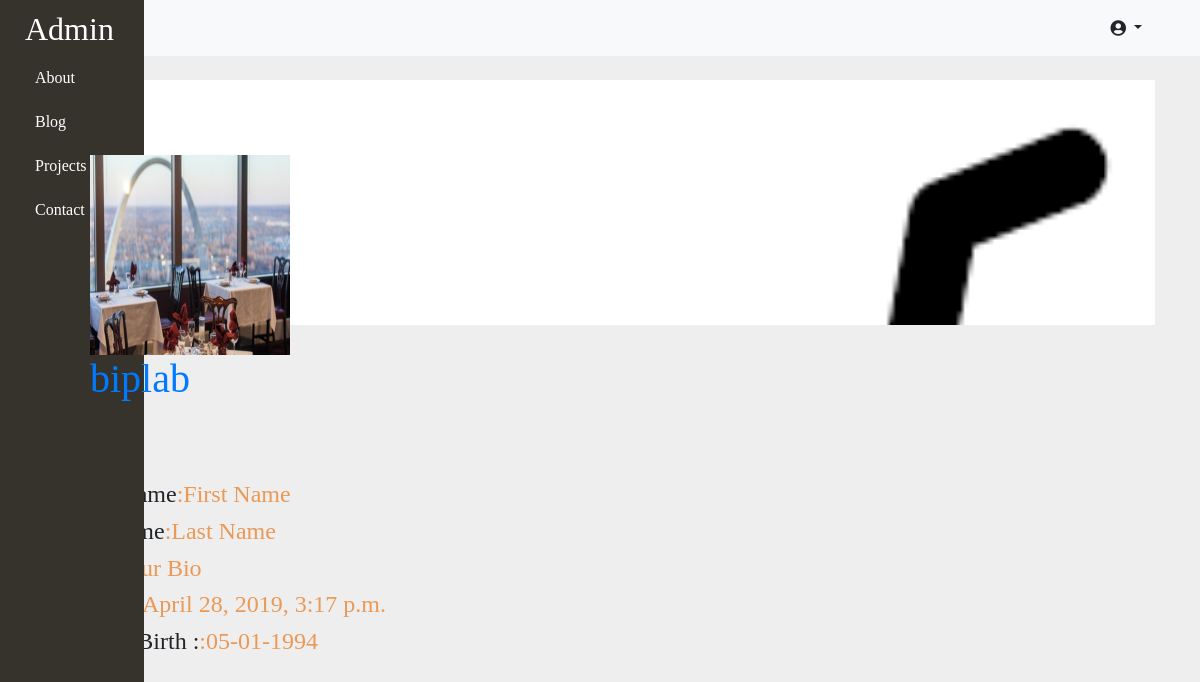
The app's page /accounts/profile/ (signed in) with its own data.
### userprofile/models.py (models this page shows, shortened)
class UserProfile(models.Model):
    fname = models.CharField(max_length=12, default='First Name')
    lname = models.CharField(max_length=12, default='Last Name')
    user = models.OneToOneField(NewUsers, on_delete=models.CASCADE)
    profile_image = models.ImageField(default='avatar.png', upload_to='profile')
    cover = models.ImageField(default='cover.png', upload_to='cover')
    bio = models.TextField(default='Your Bio')
    joined = models.DateTimeField(auto_now_add=True)
    dob = models.CharField(max_length=12,default='DD-MM-YYYY')
    profile_status = models.CharField(max_length=20, verbose_name='Activate')

### Accounts/models.py (models this page shows)
class NewUsers(models.Model):
    username=models.CharField(max_length=50, unique=True)
    password=models.CharField(max_length=50)
    email=models.EmailField(max_length=50)
    mobile=models.CharField(max_length=15)
    status=models.CharField(max_length=10, default='Active')
    def __str__(self):
        return self.username

### userprofile/views.py (the view)
# urls.py: path('',up_views.user_proile,name='userprofile'),
def user_proile(request):
    if not request.session.get('username', None):
        return redirect('login')
    if request.session.get('username', None):
        user_login = 'Login'
        user_login = request.session.get('username', None)
        print(type(user_login))
        user = NewUsers.objects.get(username=user_login)
        u=user.pk
        profile = UserProfile.objects.get(pk=u)
        context={
            'profile':profile
        }
    return render(request,"profile/index.html",context)

### userprofile/templates/profile/index.html (shortened to what this page needs)
{% extends 'includes/base.html'%}
{% block content %}
{% include 'navbar.html'%}
<div class="container">
<br>
  <div class="main">
    <div class="cover_photo"><img src="{{profile.cover.url}}" width="100%"> </div>
    <div class="pro_image"><img src="{{profile.profile_image.url}}" width="200px" height="200px" >
        <h1><a href="">{{profile.user}}</a></h1>
    </div>
  </div>
  <div class="pro_details">{{profile.bio}}</div>
  <div class="pro_detail">
    <div class="container">
      <div class="user_details">
        <h4>Good Name<span class="user_d">:{{profile.fname}}</span></h4>
        <h4>Last Name<span class="user_d">:{{profile.lname}}</span></h4>
        <h4>Bio :<span class="user_d">:{{profile.bio}}</span></h4>
        <h4>Joined :<span class="user_d">:{{profile.joined}}</span></h4>
        <h4>Date of Birth :<span class="user_d">:{{profile.dob}}</span></h4>
        <a href="{% url 'update_profile' profile.pk %}">Edit Profile</a>
      </div>
    </div>
  </div>
</div>
<br>
<br>
<br>
{% endblock %}

### templates/includes/base.html (shortened to what this page needs)
<!doctype html>
<html lang="en">
<head>
    {% load static %}
    <link rel="stylesheet" href="{% static 'css/bootstrap.css' %}">
    <link rel="stylesheet" href="https://use.fontawesome.com/releases/v5.8.1/css/all.css"
>
    <link rel="stylesheet" href="{% static 'css/icons.css' %}">
    <link rel="stylesheet" href="{% static 'css/owl.carousel.css' %}">
    <link rel="stylesheet" href="{% static 'css/style.css' %}">
    <link rel="stylesheet" href="{% static 'css/animate.css' %}">
</head>
<body>
{% block content %}
{% endblock %}
</body>
</html>

### templates/navbar.html (shortened to what this page needs)
<div class="side_menu">
    <div id="mySidenav" class="sidenav col-md-2">
		<h2 class="admin">Admin</h2>
      <a href="#" id="about">About</a>
      <a href="#" id="blog">Blog</a>
      <a href="#" id="projects">Projects</a>
      <a href="#" id="contact">Contact</a>
    </div>
</div>
	<nav class="navbar bg-light navbar-expand-sm navbar-dark justify-content-between">
		<div class="container">
		<ul class="navbar-nav justify-content-between">
		    <li class="nav-item active"><a class="nav-link" style="color: orange" href="">HOME</a></li>
		</ul>
		<div class="drop">
			<button type="button" class="btn dropdown-toggle" data-toggle="dropdown">
            <b class="text-info"></b><i class="fas fa-user-circle"></i>
        </button>
		</div>
	</div>
	</nav>

### static/css/style.css (style rules this page uses)
body { font-family: 'Pacifico', cursive; font-family: 'Crimson Text', serif; font-family: 'Bitter', serif; background:#eee; }
body { //background-image: url(/static/images/bg.jpg); }
.side_menu { position: absolute; z-index: 9; width: 12%; background:#36332d; height: 100%; padding: 10px; color: #fff; }
.drop { position:relative; }
.sidenav a { display:block; background#ddd; padding:10px; color:#fff; }
.main { position:relative; }
.cover_photo { position: absolute; top: 0px; width: 100%; height: 245px; overflow: hidden; }
.pro_image { z-index: 15; top: 75px; left: 45px; position: absolute; }
.pro_detail { position: absolute; top: 60%; }
.user_d { color: #ea9956; }

### records on screen
UserProfile: cover (picture), profile_image (picture), user "biplab", fname "First Name", lname "Last Name", bio "Your Bio", joined "April 28, 2019, 3:17 p.m.", dob "05-01-1994"
